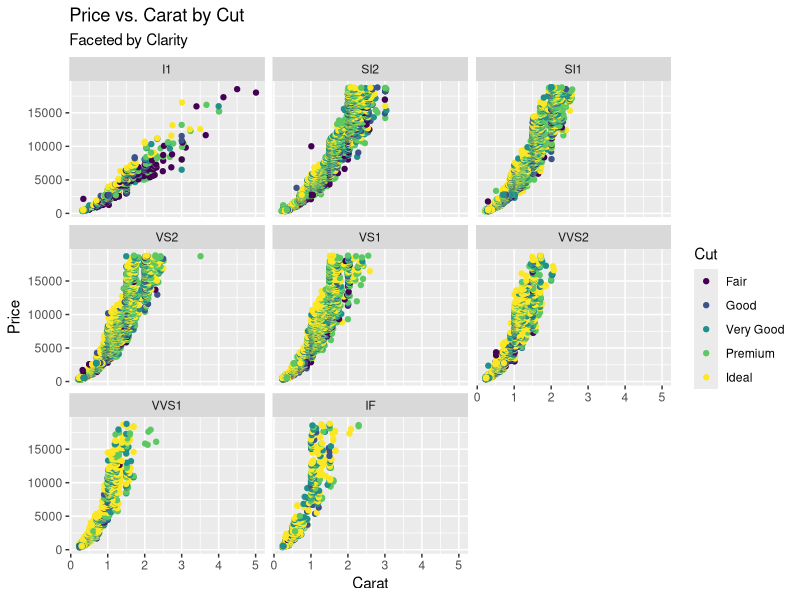

Recreate this plot in R. (Note: this script raises an error after producing the figure.)
## ---- chunk 1
knitr::opts_chunk$set(warning = F, 
                      message = F)

# Set dpi and height for images
knitr::opts_chunk$set(dpi = 100) 
## ---- chunk 2
library(tidyverse)
## ---- chunk 3
ggplot(data = diamonds, aes(x = carat, y = price, color = cut)) +
  geom_point() + 
  labs(x = "Carat",
       y = "Price",
       color = "Cut",
       title = "Price vs. Carat by Cut",
       subtitle = "Faceted by Clarity") + 
  facet_wrap(~ clarity)
## ---- chunk 4
knitr::include_graphics("img/ggplot2-part-of-tidyverse.png")
## ---- chunk 5
knitr::include_graphics("img/gg-layers.png")
## ---- chunk 6
knitr::include_graphics("img/diamonds.jpg")
## ---- chunk 7
ggplot(data = diamonds, aes(x = carat, y = price)) +
  geom_point() + 
  labs(x = "Carat",
       y = "Price",
       title = "Price vs. Carat")
## ---- chunk 8
ggplot(data = diamonds, aes(x = carat, y = price)) +
  geom_point() + 
  labs(x = "Carat",
       y = "Price",
       title = "Price vs. Carat")
## ---- chunk 9
ggplot(data = diamonds, aes(x = carat, y = price, color = cut)) +
  geom_point() + 
  labs(x = "Carat",
       y = "Price",
       title = "Price vs. Carat")
## ---- chunk 10
ggplot(data = diamonds, aes(x = carat, y = price)) +
  geom_point(color = "purple") + 
  labs(x = "Carat",
       y = "Price",
       title = "Price vs. Carat")
## ---- chunk 11
ggplot(data = diamonds, aes(x = carat, y = price)) +
  geom_point() + 
  labs(x = "Carat",
       y = "Price",
       title = "Price vs. Carat", 
       subtitle = "Faceted by Clarity") + #<<
  facet_wrap(~ clarity) #<<
